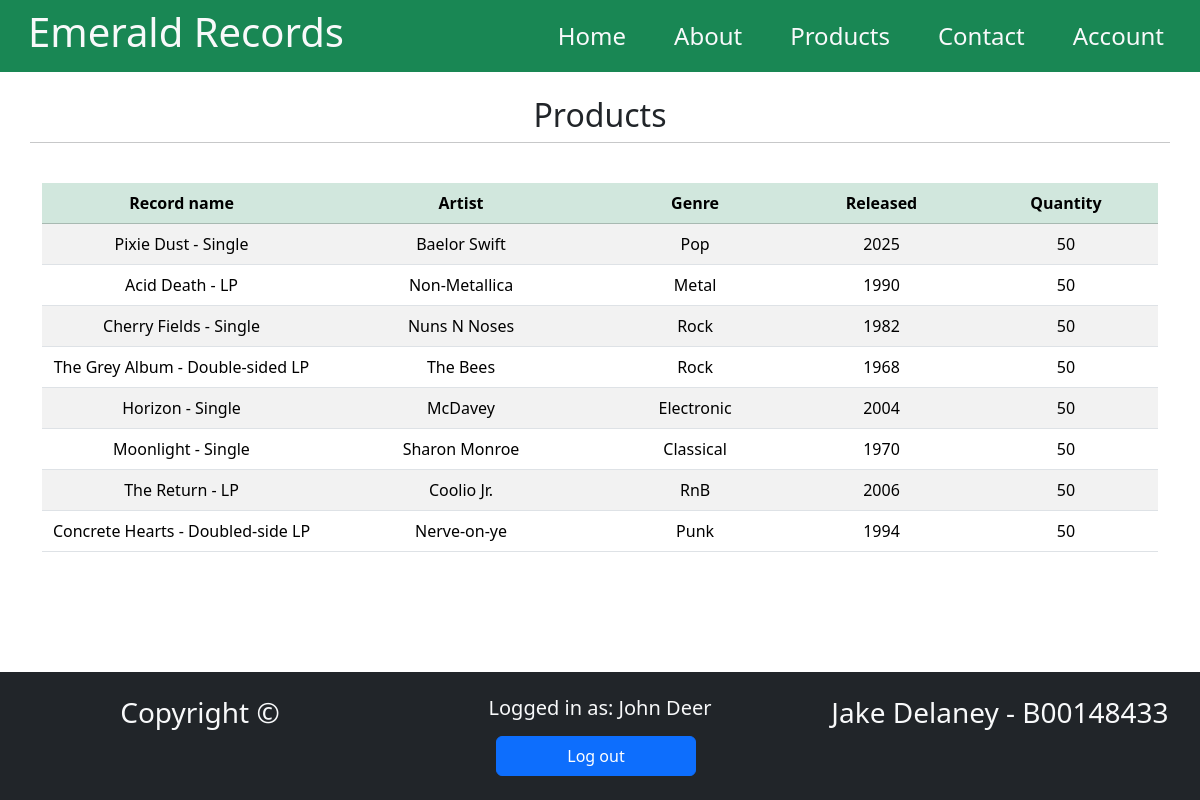
The page /products.php (signed in) on the database its author committed.
### tables this page shows
CREATE TABLE products (
    product_id INT UNSIGNED AUTO_INCREMENT UNIQUE PRIMARY KEY,
    product_name VARCHAR(50) UNIQUE NOT NULL,
    artist_name VARCHAR(50) NOT NULL,
    music_genre VARCHAR(20) NOT NULL,
    year_released YEAR NOT NULL,
    quantity int
);

### src/sanitize.php (called while the page is built)
<?php
function sanitize($data) {
    $data = trim($data);
    $data = stripslashes($data);
    $data = htmlspecialchars($data, ENT_QUOTES | ENT_SUBSTITUTE, "UTF-8");
    return $data;
}
?>

### public/products.php (the view, shortened to what this page needs)
<?php
require_once("../templates/header-guest.php");
require_once("../src/sanitize.php")
?>
<?php
try {
    require_once '../src/DBconnect.php';
    $sql = "SELECT * FROM products";
    $statement = $connection->prepare($sql);
    $statement->execute();
    $result = $statement->fetchAll();
} catch(PDOException $error) {
    echo $sql . "<br>" . $error->getMessage();
}
?>
</head>
<body>
<?php
require_once("../templates/navbar.php");
?>
    <div class="container mt-4 text-center">
        <div class="row">
            <h2>Products</h2>
            <hr>
        </div>
        <table class="table table-striped mt-4">
            <thead class="table-success">
                <tr>
                    <th class="col-3">Record name</th>
                    <th class="col">Artist</th>
                    <th class="col">Genre</th>
                    <th class="col">Released</th>
                    <th class="col">Quantity</th>
                </tr>
            </thead>
            <tbody>
                <?php
                foreach ($result as $row) {
                ?>
                <tr>
                    <td><?php echo sanitize($row["product_name"]); ?></td>
                    <td><?php echo sanitize($row["artist_name"]); ?></td>
                    <td><?php echo sanitize($row["music_genre"]); ?></td>
                    <td><?php echo sanitize($row["year_released"]); ?></td>
                    <td><?php echo sanitize($row["quantity"]); ?></td>
                </tr>
                <?php } ?>
            </tbody>
        </table>
    </div>
<?php
    require_once("../templates/footer.php");
?>

### rows shown on the page
products: product_name "Pixie Dust - Single", artist_name "Baelor Swift", music_genre "Pop", year_released "2025", quantity "50"
products: product_name "Acid Death - LP", artist_name "Non-Metallica", music_genre "Metal", year_released "1990", quantity "50"
products: product_name "Cherry Fields - Single", artist_name "Nuns N Noses", music_genre "Rock", year_released "1982", quantity "50"
products: product_name "The Grey Album - Double-sided LP", artist_name "The Bees", music_genre "Rock", year_released "1968", quantity "50"
products: product_name "Horizon - Single", artist_name "McDavey", music_genre "Electronic", year_released "2004", quantity "50"
products: product_name "Moonlight - Single", artist_name "Sharon Monroe", music_genre "Classical", year_released "1970", quantity "50"
products: product_name "The Return - LP", artist_name "Coolio Jr.", music_genre "RnB", year_released "2006", quantity "50"
products: product_name "Concrete Hearts - Doubled-side LP", artist_name "Nerve-on-ye", music_genre "Punk", year_released "1994", quantity "50"

### other values the page prints
$_SESSION['username'] "John Deer"
